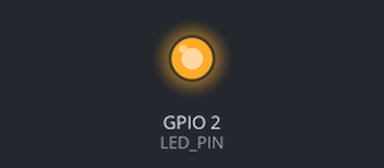
A sketch run on a simulated ESP32. Parts: output pins drawn as LEDs (lit = HIGH). WiFi joins after 1.5 s; servers stay silent unless stated; what the sketch prints to the serial monitor is not drawn.

Above: at 2.7 s.
At 5.5 s:
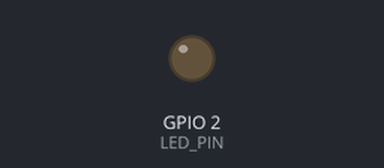
Timing chart, 0 to 7.1 s (numbered marks = the images above):
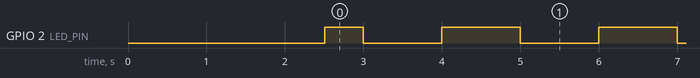

The sketch:

ota-update.ino
```cpp
/*
 * 项目: ArduinoOTA 无线更新
 * 板子: ESP32 (ESP32系列)
 * 日期: <当前日期>
 *
 * 通过 WiFi OTA（无线）更新固件
 * 首次烧录需通过 USB 串口，后续可通过 WiFi 无线更新
 */

#include <WiFi.h>
#include <ArduinoOTA.h>

// ===== WiFi 配置 =====
const char* WIFI_SSID     = "你的WiFi名称";
const char* WIFI_PASSWORD = "你的WiFi密码";

// ===== OTA 配置 =====
const char* OTA_HOSTNAME = "esp32-ota";  // 在 Arduino IDE / arduino-cli 中显示的主机名
const char* OTA_PASSWORD = "";           // OTA 密码（留空=无密码）

// ===== LED =====
#define LED_PIN  2

void setup() {
    Serial.begin(115200);
    delay(1000);

    Serial.println();
    Serial.println("===== ArduinoOTA 无线更新 =====");

    pinMode(LED_PIN, OUTPUT);
    digitalWrite(LED_PIN, LOW);

    // 连接 WiFi
    WiFi.mode(WIFI_STA);
    WiFi.begin(WIFI_SSID, WIFI_PASSWORD);
    Serial.print("连接 WiFi");
    while (WiFi.status() != WL_CONNECTED) {
        delay(500);
        Serial.print(".");
    }
    Serial.println();
    Serial.print("已连接, IP: ");
    Serial.println(WiFi.localIP());

    // 配置 OTA
    ArduinoOTA.setHostname(OTA_HOSTNAME);

    if (strlen(OTA_PASSWORD) > 0) {
        ArduinoOTA.setPassword(OTA_PASSWORD);
    }

    ArduinoOTA.onStart([]() {
        String type = (ArduinoOTA.getCommand() == U_FLASH) ? "固件" : "文件系统";
        Serial.println("开始更新 " + type);
    });

    ArduinoOTA.onEnd([]() {
        Serial.println("\n更新完成");
    });

    ArduinoOTA.onProgress([](unsigned int progress, unsigned int total) {
        Serial.printf("进度: %u%%\r", (progress * 100) / total);
    });

    ArduinoOTA.onError([](ota_error_t error) {
        Serial.printf("错误[%u]: ", error);
        if (error == OTA_AUTH_ERROR)      Serial.println("认证失败");
        else if (error == OTA_BEGIN_ERROR) Serial.println("开始失败");
        else if (error == OTA_CONNECT_ERROR)Serial.println("连接失败");
        else if (error == OTA_RECEIVE_ERROR)Serial.println("接收失败");
        else if (error == OTA_END_ERROR)   Serial.println("结束失败");
    });

    ArduinoOTA.begin();

    Serial.println("OTA 已就绪");
    Serial.print("主机名: ");
    Serial.println(OTA_HOSTNAME);

    // 首次上传需通过 USB，之后可通过 WiFi OTA:
    // arduino-cli upload -p <主机名>.local -b <FQBN> <sketch_path>
    if (strlen(OTA_PASSWORD) > 0) {
        Serial.println("⚠ OTA 需要密码");
    }
    Serial.println("OTA 上传命令:");
    Serial.print("  arduino-cli upload -p ");
    Serial.print(OTA_HOSTNAME);
    Serial.println(".local -b <FQBN> <sketch>");
}

void loop() {
    ArduinoOTA.handle();  // 处理 OTA 请求

    // 你的应用程序代码
    // LED 闪烁表示正常运行
    digitalWrite(LED_PIN, millis() % 2000 < 1000 ? HIGH : LOW);
}
```

Measured:
- by itself, GPIO 2 (LED_PIN): repeats every 2.0 s: LOW 1.0 s, HIGH 1.0 s
